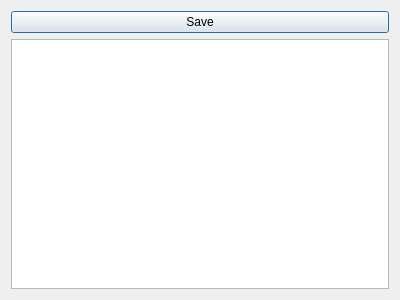
<?xml version="1.0" encoding="UTF-8"?>
<ui version="4.0">
 <class>Dialog</class>
 <widget class="QDialog" name="Dialog">
  <property name="geometry">
   <rect>
    <x>0</x>
    <y>0</y>
    <width>400</width>
    <height>300</height>
   </rect>
  </property>
  <property name="windowTitle">
   <string>Dialog</string>
  </property>
  <layout class="QVBoxLayout" name="verticalLayout">
   <item>
    <widget class="QPushButton" name="pushButton">
     <property name="text">
      <string>Save</string>
     </property>
    </widget>
   </item>
   <item>
    <widget class="QTreeView" name="treeView"/>
   </item>
  </layout>
 </widget>
 <layoutdefault spacing="6" margin="11"/>
 <resources/>
 <connections/>
</ui>
